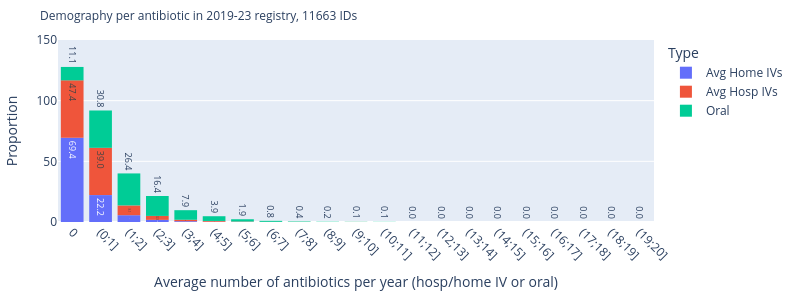

Source (notebook cell):
### Code cell
import numpy as np

# Determine the max value for binning
max_val = df_avg_ivs_long["Avg"].max()
# Create bin edges: first bin for 0, then (0,1], (1,2], ..., (N-1,N]
# Ensure max_val+1 to include the rightmost data point
bin_edges = np.concatenate([np.arange(-1, np.ceil(max_val) + 1)])
bin_labels = ["0"] + [f"({i};{i+1}]" for i in range(0, int(np.ceil(max_val)))]

antibio_binned = pd.cut(
    df_avg_ivs_long["Avg"],
    bins=bin_edges,
    labels=bin_labels,
)

fig = px.histogram(
    df_avg_ivs_long.assign(antibio_binned=antibio_binned),
    x="antibio_binned",
    color="Type",
    histnorm="percent",
    text_auto=".1f",
    category_orders={"antibio_binned": bin_labels},
)

# Make the first bar (bin for '0') white
bar_colors = ["grey"] + ["#0072b2"] * (len(bin_labels) - 1)
fig.update_traces(
    textangle=90,
    # marker_color=bar_colors,
    textfont=dict(size=9),
    textposition="outside",
)
fig.update_yaxes(range=[0, 150])
fig.update_xaxes(tickangle=45)

title = f"Demography per antibiotic in 2019-23 registry, {ids} IDs"

fig.update_layout(
    height=300,
    width=800,
    title=dict(text=title, font=dict(size=12)),
    margin=dict(l=40, r=20, t=40, b=40),
    xaxis_title="Average number of antibiotics per year (hosp/home IV or oral)",
    yaxis_title="Proportion",
)
fig.show()
fig.write_image(f"{dh.get_path_to_main()}PlotsCFR/IV associations/{title}.pdf")

### Figure 1 — Plotly figure (JSON) as saved in the notebook; plotly's stock layout.template omitted (floating-point values rounded to 4 significant figures; data arrays with more than 128 entries replaced by an {"elided": "..."} marker saying what was removed)
{"data": [{"alignmentgroup": "True", "bingroup": "x", "histnorm": "percent", "hovertemplate": "Type=Avg Home IVs<br>antibio_binned=%{x}<br>percent=%{y}<extra></extra>", "legendgroup": "Avg Home IVs", "marker": {"color": "#636efa", "pattern": {"shape": ""}}, "name": "Avg Home IVs", "offsetgroup": "Avg Home IVs", "orientation": "v", "showlegend": true, "textangle": 90, "textfont": {"size": 9}, "textposition": "outside", "texttemplate": "%{value:.1f}", "type": "histogram", "x": {"elided": "11663 str values"}, "xaxis": "x", "yaxis": "y"}, {"alignmentgroup": "True", "bingroup": "x", "histnorm": "percent", "hovertemplate": "Type=Avg Hosp IVs<br>antibio_binned=%{x}<br>percent=%{y}<extra></extra>", "legendgroup": "Avg Hosp IVs", "marker": {"color": "#EF553B", "pattern": {"shape": ""}}, "name": "Avg Hosp IVs", "offsetgroup": "Avg Hosp IVs", "orientation": "v", "showlegend": true, "textangle": 90, "textfont": {"size": 9}, "textposition": "outside", "texttemplate": "%{value:.1f}", "type": "histogram", "x": {"elided": "11663 str values"}, "xaxis": "x", "yaxis": "y"}, {"alignmentgroup": "True", "bingroup": "x", "histnorm": "percent", "hovertemplate": "Type=Oral<br>antibio_binned=%{x}<br>percent=%{y}<extra></extra>", "legendgroup": "Oral", "marker": {"color": "#00cc96", "pattern": {"shape": ""}}, "name": "Oral", "offsetgroup": "Oral", "orientation": "v", "showlegend": true, "textangle": 90, "textfont": {"size": 9}, "textposition": "outside", "texttemplate": "%{value:.1f}", "type": "histogram", "x": {"elided": "11663 str values"}, "xaxis": "x", "yaxis": "y"}], "layout": {"barmode": "relative", "height": 300, "legend": {"title": {"text": "Type"}, "tracegroupgap": 0}, "margin": {"b": 40, "l": 40, "r": 20, "t": 40}, "title": {"font": {"size": 12}, "text": "Demography per antibiotic in 2019-23 registry, 11663 IDs"}, "width": 800, "xaxis": {"anchor": "y", "categoryarray": ["0", "(0;1]", "(1;2]", "(2;3]", "(3;4]", "(4;5]", "(5;6]", "(6;7]", "(7;8]", "(8;9]", "(9;10]", "(10;11]", "(11;12]", "(12;13]", "(13;14]", "(14;15]", "(15;16]", "(16;17]", "(17;18]", "(18;19]", "(19;20]"], "categoryorder": "array", "domain": [0, 1], "tickangle": 45, "title": {"text": "Average number of antibiotics per year (hosp/home IV or oral)"}}, "yaxis": {"anchor": "x", "domain": [0, 1], "range": [0, 150], "title": {"text": "Proportion"}}}}
